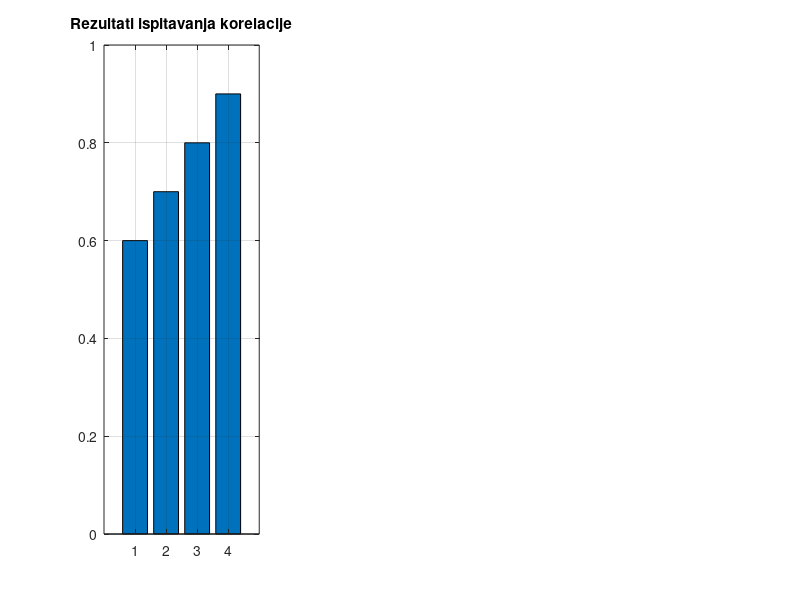

Source code (MATLAB): (Note: this script raises an error after producing the figure.)
clear all
close all
clc

a = [0.6 0.7 0.8 0.9];
figure
subplot(1,3,1);
bar(a)
grid
title("Rezultati ispitavanja korelacije");

[~,I22] = max(a,[],'all','linear');
[~,I23] = min(a,[],'all','linear');
maxV = a(I22);
minV = a(I23);
a = (a - minV)

subplot(1,3,2);
bar(a)
grid
title("Nakon oduzimanja najmanje vrijednosti");


a = a./ sum(a);

subplot(1,3,3);
bar(a)
grid
title("Vrijednosti skalirane na 1.00");